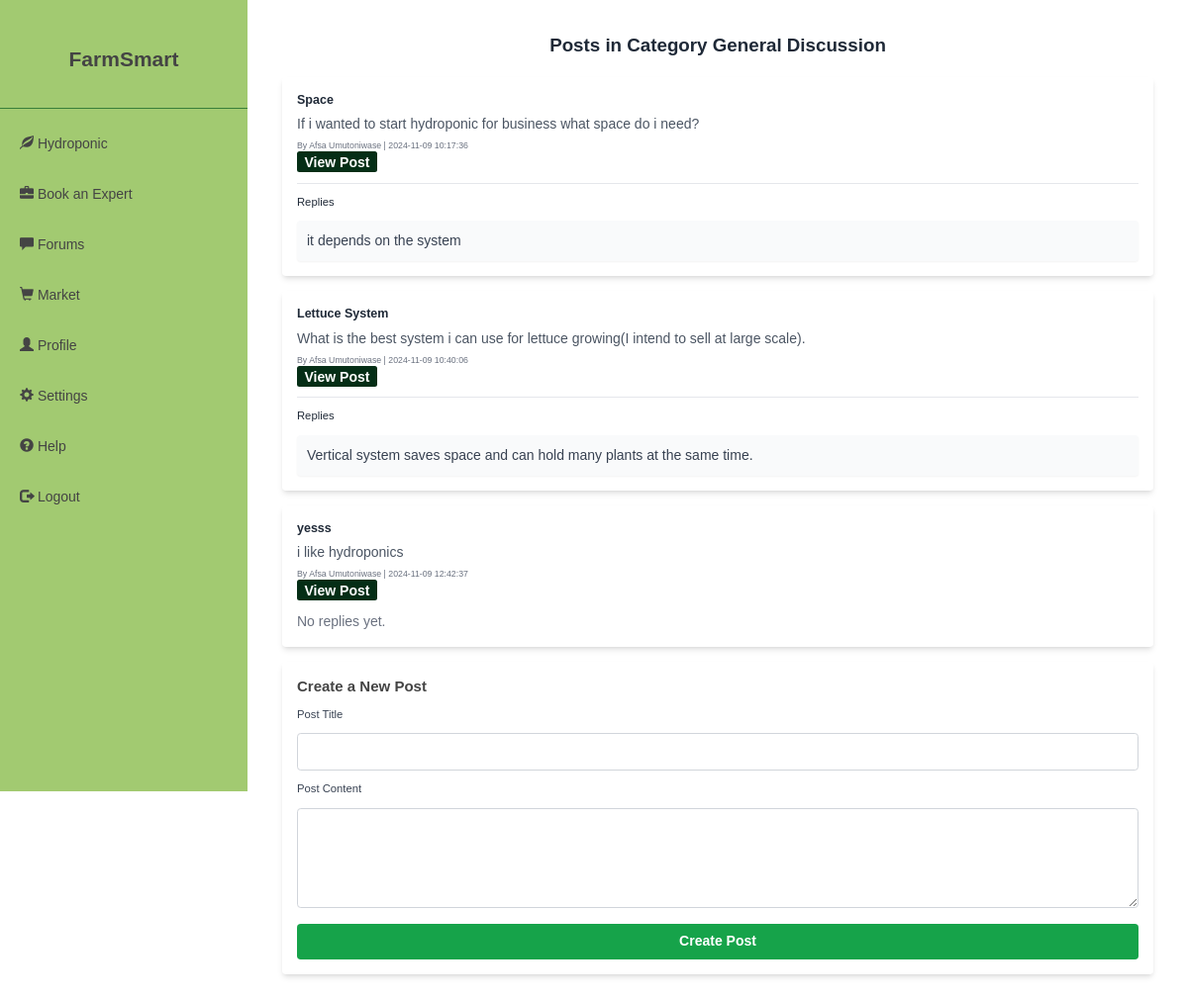
Page /category/1 on the committed database.
### app.py (models this page shows, shortened)
class Category(db.Model):
    id = db.Column(db.Integer, primary_key=True)
    name = db.Column(db.String(100), nullable=False)
    description = db.Column(db.String(255), nullable=True)

class Post(db.Model):
    id = db.Column(db.Integer, primary_key=True)
    title = db.Column(db.String(200), nullable=False)
    content = db.Column(db.Text, nullable=False)
    created_at = db.Column(db.DateTime, default=db.func.current_timestamp())
    user_id = db.Column(db.Integer, db.ForeignKey('user.id'), nullable=False)
    category_id = db.Column(db.Integer, db.ForeignKey('category.id'), nullable=False)
    user = db.relationship('User', backref=db.backref('posts', lazy=True))
    category = db.relationship('Category', backref=db.backref('posts', lazy=True))
    replies = db.relationship('Reply', backref='post', cascade="all, delete-orphan")

class User(db.Model, UserMixin):
    id = db.Column(db.Integer, primary_key=True)
    username = db.Column(db.String(150), unique=True, nullable=False)
    email = db.Column(db.String(150), unique=True, nullable=False)
    role = db.Column(db.String(255))
    password_hash = db.Column(db.String(255))
    address = db.Column(db.String(255))
    phone = db.Column(db.String(20))
    profile_image_url = db.Column(db.String(255))
    profile_complete = db.Column(db.Boolean, default=False)  # New field to track profile completion

class Reply(db.Model):
    id = db.Column(db.Integer, primary_key=True)
    content = db.Column(db.String, nullable=False)
    created_at = db.Column(db.DateTime, default=datetime.utcnow)
    user_id = db.Column(db.Integer, db.ForeignKey('user.id'), nullable=True)
    post_id = db.Column(db.Integer, db.ForeignKey('post.id'), nullable=False)
    user = db.relationship('User', backref=db.backref('replies', lazy=True))

### app.py (the view)
@app.route('/category/<int:category_id>')
def view_category(category_id):
    category = Category.query.get(category_id)
    if category:
        posts = Post.query.filter_by(category_id=category_id).all()
        return render_template('category-post.html', category=category, posts=posts, category_id=category_id)
    else:
        flash("Category not found.", 'danger')
        return redirect(url_for('home'))

### templates/category-post.html (shortened to what this page needs)
{% extends 'base.html' %}
{% block content %}
<div class="container mx-auto p-6">
    <h2 class="text-3xl font-semibold mb-8 text-center text-gray-800">
        Posts in Category {{ category.name }}
    </h2>
    <div class="mb-6">
        {% if posts %}
        <div class="space-y-6">
            {% for post in posts %}
            <div class="bg-white shadow-md rounded-md p-6 mb-6">
                <h4 class="text-xl font-semibold text-gray-800">{{ post.title }}</h4>
                <p class="text-gray-600 mt-2">{{ post.content }}</p>
                <p class="mt-2 text-sm text-gray-500">
                    By {{ post.user.username }}
                    <span> | {{ post.created_at.strftime('%Y-%m-%d %H:%M:%S') }}</span>
                </p>
                <a href="{{ url_for('view_post', post_id=post.id) }}" class="bg-green-950 text-white font-bold py-1 px-3 rounded hover:bg-indigo-800 mt-6">View Post</a>
                {% if post.replies %}
                <div class="mt-4 border-t border-gray-200 pt-4 space-y-4">
                    <h5 class="text-lg font-medium text-gray-800">Replies</h5>
                    {% for reply in post.replies %}
                    <div class="bg-gray-50 p-4 rounded-md shadow-sm">
                        <p class="text-gray-700">{{ reply.content }}</p>
                    </div>
                    {% endfor %}
                </div>
                {% else %}
                <p class="mt-4 text-gray-500">No replies yet.</p>
                {% endif %}
            </div>
            {% endfor %}
        </div>
        {% else %}
        <p class="text-gray-500">No posts available in this category.</p>
        {% endif %}
    </div>
    <div class="bg-white shadow-md rounded-md p-6 mb-6">
        <h3 class="text-2xl font-semibold mb-4">Create a New Post</h3>
        <form method="POST" action="{{ url_for('category_posts', category_id=category.id) }}">
            <div class="mb-4">
                <label for="title" class="block text-lg font-medium text-gray-700">Post Title</label>
                <input type="text" id="title" name="title" class="mt-2 p-3 border border-gray-300 rounded-md w-full focus:ring-2 focus:ring-blue-500" required>
            </div>
            <div class="mb-4">
                <label for="content" class="block text-lg font-medium text-gray-700">Post Content</label>
                <textarea id="content" name="content" rows="4" class="mt-2 p-3 border border-gray-300 rounded-md w-full focus:ring-2 focus:ring-blue-500" required></textarea>
            </div>
            <div class="flex justify-center">
                <button type="submit" class="w-full py-3 bg-green-600 text-white font-semibold rounded-md hover:bg-green-500 transition duration-300">
                    Create Post
                </button>
            </div>
        </form>
    </div>
</div>
{% endblock %}

### static/css/dashboard.css (style rules this page uses)
:root { --bg-color: #ffffff; --secondary-bg-color: #a2ca71; --sidebar-header-height: 100px; --sidebar-footer-height: 230px; --text-color: #444444; --secondary-text-color: #444444; --border-color: #387f39; --accent-color: #a2ca71; --accent-hover-color: #8dba5e; --success-background: #edf7ee; --warning-background: #ffd27f; --error-background: #ff6b6b; --input-border-color: #dddddd; --input-focus-color: var(--accent-color); --contrast-color: #ffffff; --graph-grid-color: #eeeeee; }
* { margin: 0; padding: 0; box-sizing: border-box; }
body { font-family: Arial, sans-serif; background-color: var(--bg-color); color: var(--text-color); }
a { text-decoration: none !important; }

### rows in the picture
Category: name "General Discussion"
Post: title "Space", content "If i wanted to start hydroponic for business what space do i need?", user.username "Afsa Umutoniwase", created_at "2024-11-09 10:17:36"
Reply: content "it depends on the system"
Post: title "Lettuce System", content "What is the best system i can use for lettuce growing(I intend to sell at large scale).", user.username "Afsa Umutoniwase", created_at "2024-11-09 10:40:06"
Reply: content "Vertical system saves space and can hold many plants at the same time."
Post: title "yesss", content "i like hydroponics", user.username "Afsa Umutoniwase", created_at "2024-11-09 12:42:37", shows "No replies yet."
